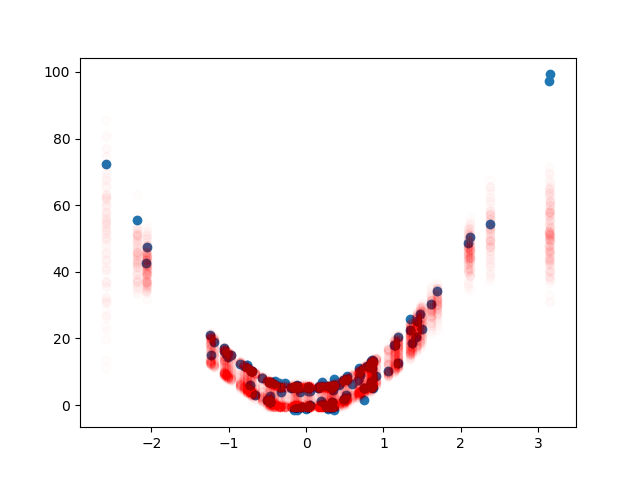

Source code (Python):
from torch.autograd import Variable
import torch.optim as optim
import torch
import matplotlib.pyplot as plt
import torch.nn as nn
import torch.nn.functional as F

n_predictions = 100

def main():
    toy_problem = ToyProblem()
    toy_prediction_model = ToyPredictionModel2()

    train(toy_problem, toy_prediction_model)

    test(toy_problem, toy_prediction_model)


class ToyProblem:
    def __init__(self):
        self.weight = 10
        self.bias = 2
        # self.loss_function = torch.nn.MSELoss()

    def loss_function(self, prediction, target):
        return -torch.log(torch.exp(-torch.pow(prediction - target, 2)).sum(dim=1) + 1e-5).sum()
        #return -torch.log(torch.exp(-torch.pow(prediction - target, 2)).sum(dim=1)).sum()
        #return torch.pow(torch.abs(prediction - target.expand(prediction.size())), 0.5).sum()


    def mean(self, data):
        return data*self.weight + self.bias

    def loss(self, target, prediction):
        return self.loss_function(prediction, target)

    @staticmethod
    def generate_data(n_samples):
        return torch.FloatTensor(n_samples, 1).normal_(0, 1)

    def generate_target(self, data):
        target = self.mean(data)
        indicator = torch.FloatTensor(data.size()).bernoulli_(0.5)
        target += torch.FloatTensor(data.size()).normal_(-3, 1)*indicator
        target += torch.FloatTensor(data.size()).normal_(3, 1)*(1-indicator)
        return target


class ToyProblem2(ToyProblem):
    def mean(self, data):
        return data**2*self.weight + self.bias


class ToyPredictionModel(nn.Module):
    def __init__(self):
        super(ToyPredictionModel, self).__init__()
        self.layer1 = nn.Linear(1, 1)

    def forward(self, x):
        return self.layer1(x)


class ToyPredictionModel2(nn.Module):
    def __init__(self):
        super(ToyPredictionModel2, self).__init__()
        self.layer1 = nn.Linear(1, 5)
        self.layer2 = nn.Linear(5, 5)
        self.layer3_mu = nn.Linear(5, 5)
        self.layer3_sigma = nn.Linear(5, 5)
        self.layer4 = nn.Linear(5, 5)
        self.layer5 = nn.Linear(5, 5)
        self.layer6 = nn.Linear(5, 5)
        self.layer7 = nn.Linear(5, 1)

    def forward(self, x):
        x = self.layer1(x)
        x = F.relu(x)
        x = self.layer2(x)
        x = F.relu(x)
        mu = self.layer3_mu(x)
        mu = (mu - mu.mean(dim=1, keepdim=True)) / (mu.std(dim=1, keepdim=True) + 1e-5)
        logvar = self.layer3_sigma(x)
        std = logvar.mul(0.5).exp_()
        x = mu + std*Variable(torch.FloatTensor(std.size()).normal_(0, 1))
        x = F.relu(x)
        x = self.layer4(x)
        x = F.relu(x)
        x = self.layer5(x)
        x = F.relu(x)
        x = self.layer6(x)
        x = F.relu(x)
        x = self.layer7(x)
        return x, logvar.sum()


def train(toy_problem, toy_prediction_model, batch_size=100, n_iterations=10000):

    optimizer = optim.SGD(toy_prediction_model.parameters(), lr=1e-4, momentum=1e-5)
    toy_prediction_model.train()
    for iteration in range(n_iterations):
        data = toy_problem.generate_data(batch_size)
        target = toy_problem.generate_target(data)
        repeated_data = data.expand((-1, 5)).contiguous().view(-1, 1)

        repeated_data, target = Variable(repeated_data), Variable(target)

        predictions, logvars = toy_prediction_model(repeated_data)

        predictions = predictions.view((-1, 5))

        loss = toy_problem.loss(target, predictions) #- 1e-6*logvars.sum()

        optimizer.zero_grad()
        loss.backward()
        optimizer.step()

        if iteration % 2 == 0:
            print('Iteration: {}\tLoss: {:.6f}'.format(
                iteration, torch.mean(loss.data)))
            # print([x for x in toy_prediction_model.named_parameters()])


def test(toy_problem, toy_prediction_model):

    n_samples = 100
    data = toy_problem.generate_data(n_samples)
    data, indices = data.sort(dim=0)

    target = toy_problem.generate_target(data)
    data, target = Variable(data), Variable(target)
    predictions = []
    for _ in range(n_predictions):
        prediction, logvar = toy_prediction_model(data)
        predictions.append(prediction)
    predictions = torch.cat(predictions, dim=1)

    plt.scatter(data.data.numpy(), target.data.numpy())
    for i in range(n_predictions):
        plt.scatter(data.data.numpy(), predictions.data.numpy()[:, i], c='r', alpha=1/n_predictions)
    plt.show()


if __name__ == '__main__':
    main()
